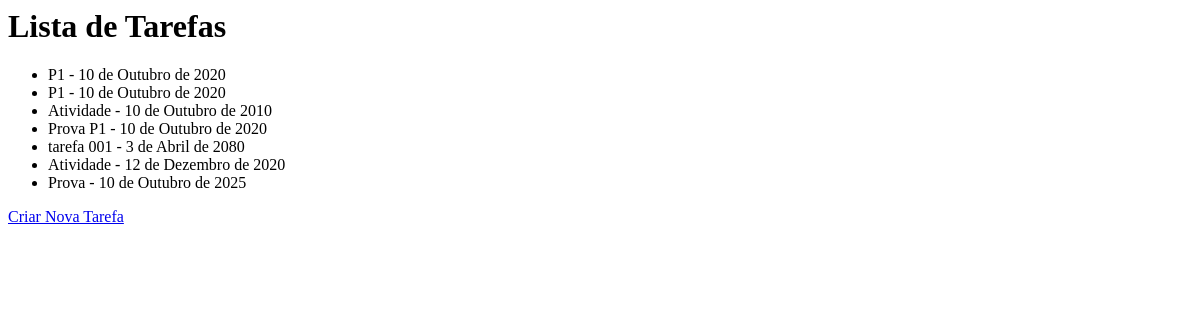
Before: / with the older database file.
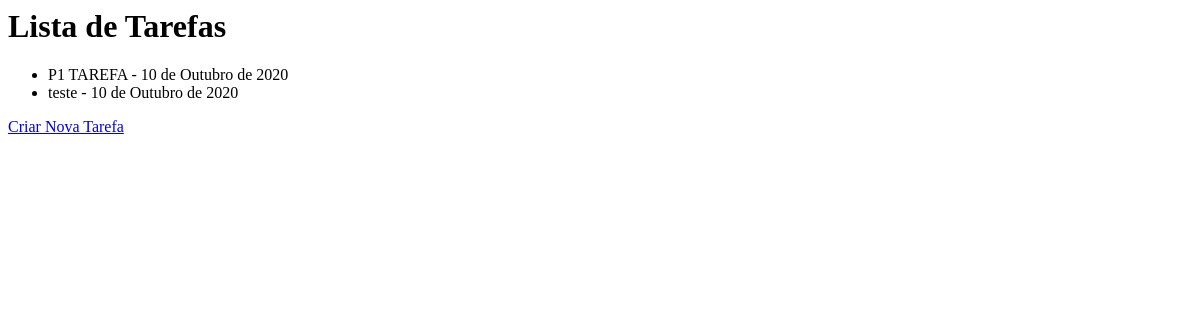
After: the same page with the newer database file.
### todos/models.py (models this page shows)
class Todo(models.Model):
    title = models.CharField(max_length=100, null=False, blank=False)
    created_at = models.DateField(auto_now_add=True, null=False, blank=False)
    deadline = models.DateField(null=False, blank=False)
    finished_at = models.DateField(null=True, blank=True)

### todos/views.py (the view)
# urls.py: path('', TodoListView.as_view(), name="todo_list"),
class TodoListView(ListView):
    model = Todo
    template_name = 'todo_list.html'

### todos/templates/todos/todo_list.html
<h1>Lista de Tarefas</h1>
<ul>
    {% for todo in todo_list %}
        <li> {{ todo.title }} - {{ todo.deadline }} </li>
    {% endfor %}
</ul>
<a href="{% url 'todo_create' %}">Criar Nova Tarefa</a>

Changed rows visible on the page:
removed Todo: title "Atividade", deadline "10 de Outubro de 2010"
removed Todo: title "Prova P1", deadline "10 de Outubro de 2020"
removed Todo: title "tarefa 001", deadline "3 de Abril de 2080"
removed Todo: title "Atividade", deadline "12 de Dezembro de 2020"
removed Todo: title "Prova", deadline "10 de Outubro de 2025"
changed Todo: title "P1" → "P1 TAREFA"
changed Todo: title "P1" → "teste"
